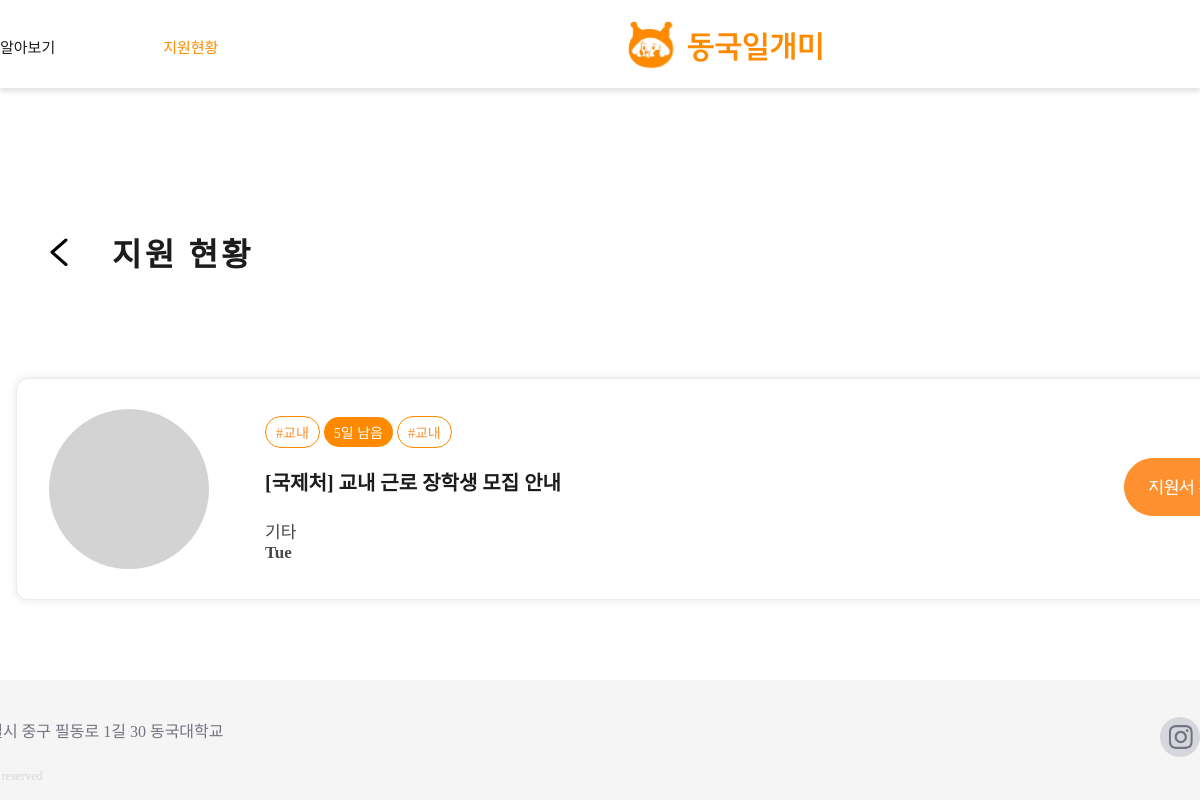
The page /users/student-myapplication/ (signed in) on the database as committed earlier.
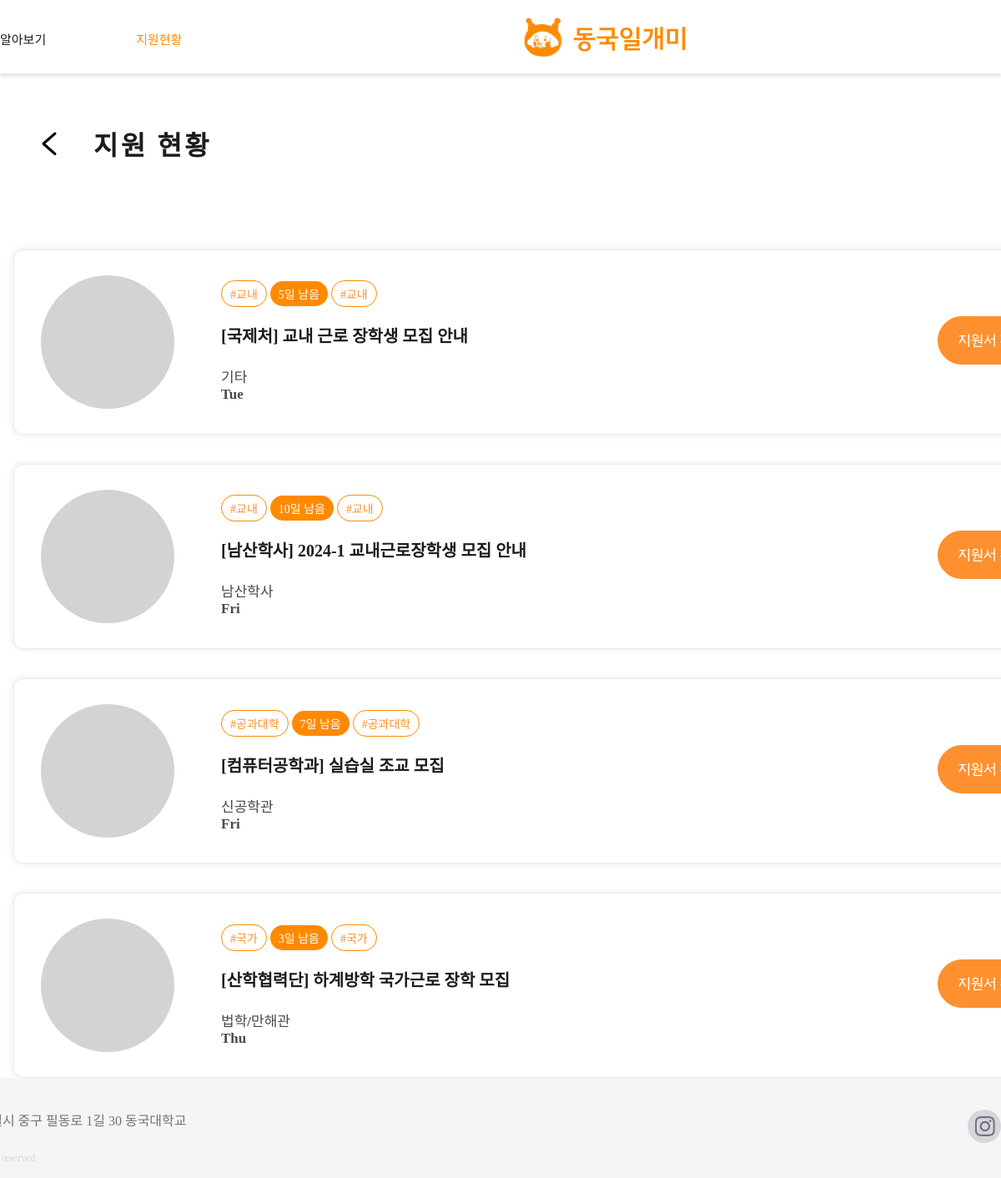
The same page on the database as committed later.
### main/models.py (models this page shows, shortened)
class Post(models.Model):
    writer = models.ForeignKey(User, null=False, blank=False, on_delete=models.CASCADE)
    title = models.CharField(max_length=50)
    organization = models.CharField(max_length=50, null=True)
    department = models.CharField(max_length=50, null=True)
    is_income_bracket = models.PositiveIntegerField(null=False, default=0) #boolean
    start_date = models.DateField(null=True)
    end_date = models.DateField(null=True)
    deadline = models.DateField(null=True)
    day_left = models.IntegerField(null=True)#남은날짜
    place = models.CharField(max_length=50, blank=False)
    time = models.TextField(max_length=50, null=False)
    recruitment = models.PositiveIntegerField(default=0)
    wage = models.PositiveIntegerField(null=True, default=0)
    body = models.TextField()
    file = models.ImageField(upload_to="post/", blank=True, null=True)
    pub_date = models.DateTimeField()
    scrap = models.ManyToManyField(User, related_name='scraped', blank=True, default=None)
    scrap_count = models.PositiveIntegerField(default=0)
    applicated_count = models.PositiveIntegerField(default=0)

### users/views.py (the view)
# urls.py: path('student-myapplication/', student_myapplication, name="student-myapplication"),
def student_myapplication(request):
    applications = Application.objects.filter(writer=request.user).select_related('post')
    applicated_posts = [application.post for application in applications]
    return render(request, 'users/student_myapplication.html', {'applicated_posts': applicated_posts})

### users/templates/users/student_myapplication.html (shortened to what this page needs)
{% extends 'base.html' %}
{% load static %}
{% block content %}
<link
    rel="stylesheet"
    type="text/css"
    href="{% static 'css/users/student_myapplication.css'%}"
/>
<div class="content" id="header">
    <a href="">
        <img src="{% static 'images/icons/vector.svg' %}" id="vector">
    </a>
    <span class="Capital Caption" style="margin-bottom:0.5em;">지원 현황</span>
</div>
<div class="content" id="main2">
    {% if applicated_posts %}
        {% for post in applicated_posts %}
        <div class="card">
            <span class="photo">
                <span class="architecture"></span>
            </span>
            <span class="detail">
                <div class="information">
                    <span class="info classification small orange">
                        #{{post.department}}
                    </span>
                    <span class="info date small white">
                        {% if post.day_left >= 0 %}
                            {{ post.day_left }}일 남음
                        {% else %}
                            지원 마감
                        {% endif %}
                    </span>
                    <span class="info classification small orange">
                        #{{post.department}}
                    </span>
                </div>
                <a class="title Caption big" href="{% url 'main:post-detail' post.id %}">
                    [{{post.organization}}] {{post.title}}
                </a>
                <div class="Caption light up">
                    <div>{{post.place}}</div>
                    <div>{{post.time}}</div>
                </div>
            </span>
            <a href="" class="more_info">
                <img src="{% static 'images/icons/check_application.svg' %}"/>
            </a>
        </div>
        {% endfor %}
    {% endif %}
</div>
{% endblock %}

Rows that differ between the two databases and show on the page:
now on this page (row edited): Post: department "교내", day_left "10", organization "남산학사", title "2024-1 교내근로장학생 모집 안내", place "남산학사", time "Fri"
now on this page (row edited): Post: department "공과대학", day_left "7", organization "컴퓨터공학과", title "실습실 조교 모집", place "신공학관", time "Fri"
now on this page (row edited): Post: department "국가", day_left "3", organization "산학협력단", title "하계방학 국가근로 장학 모집", place "법학/만해관", time "Thu"
